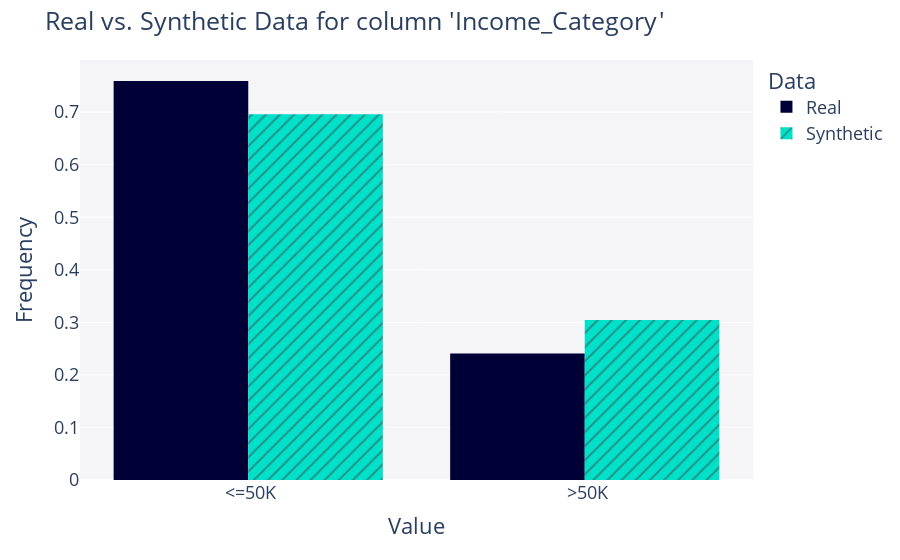

Source (notebook cell):
### Code cell
# data matches well
col = "Income_Category"
get_column_plot(real_df, fake_df, column_name=col, metadata=gen.metadata)

### Figure 1 — Plotly figure (JSON) as saved in the notebook; plotly's stock layout.template omitted (floating-point values rounded to 4 significant figures; data arrays with more than 128 entries replaced by an {"elided": "..."} marker saying what was removed)
{"data": [{"alignmentgroup": "True", "bingroup": "x", "histnorm": "probability density", "hovertemplate": "<b>Real</b><br>Frequency: %{y}<extra></extra>", "legendgroup": "Real", "marker": {"color": "#000036", "pattern": {"shape": ""}}, "name": "Real", "offsetgroup": "Real", "orientation": "v", "showlegend": true, "type": "histogram", "x": {"elided": "32561 str values"}, "xaxis": "x", "yaxis": "y"}, {"alignmentgroup": "True", "bingroup": "x", "histnorm": "probability density", "hovertemplate": "<b>Synthetic</b><br>Frequency: %{y}<extra></extra>", "legendgroup": "Synthetic", "marker": {"color": "#01E0C9", "pattern": {"shape": "/"}}, "name": "Synthetic", "offsetgroup": "Synthetic", "orientation": "v", "showlegend": true, "type": "histogram", "x": {"elided": "65122 str values"}, "xaxis": "x", "yaxis": "y"}], "layout": {"barmode": "group", "font": {"size": 18}, "legend": {"title": {"text": "Data"}, "tracegroupgap": 0}, "margin": {"t": 60}, "plot_bgcolor": "#F5F5F8", "title": {"text": "Real vs. Synthetic Data for column 'Income_Category'"}, "xaxis": {"anchor": "y", "domain": [0, 1], "title": {"text": "Value"}}, "yaxis": {"anchor": "x", "domain": [0, 1], "title": {"text": "Frequency"}}}}
